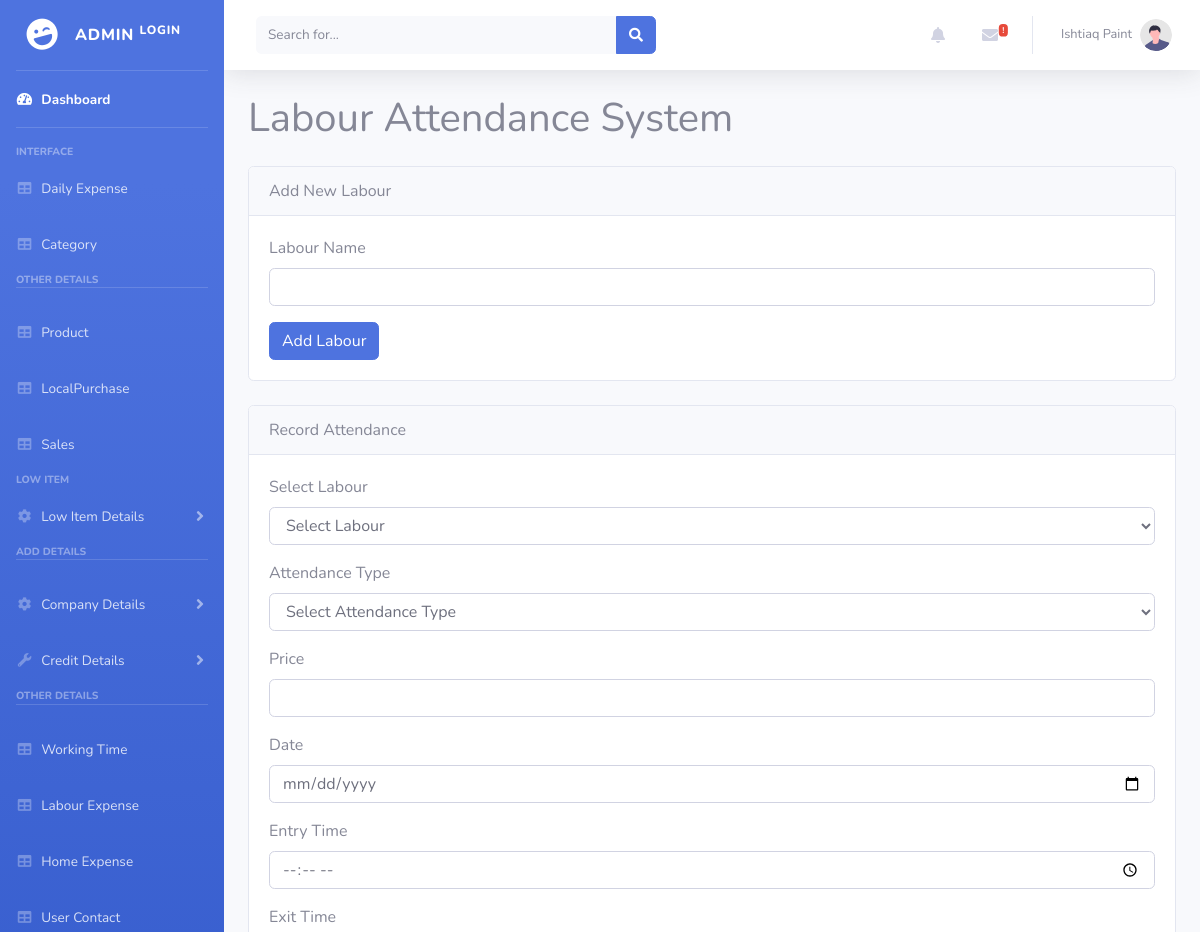
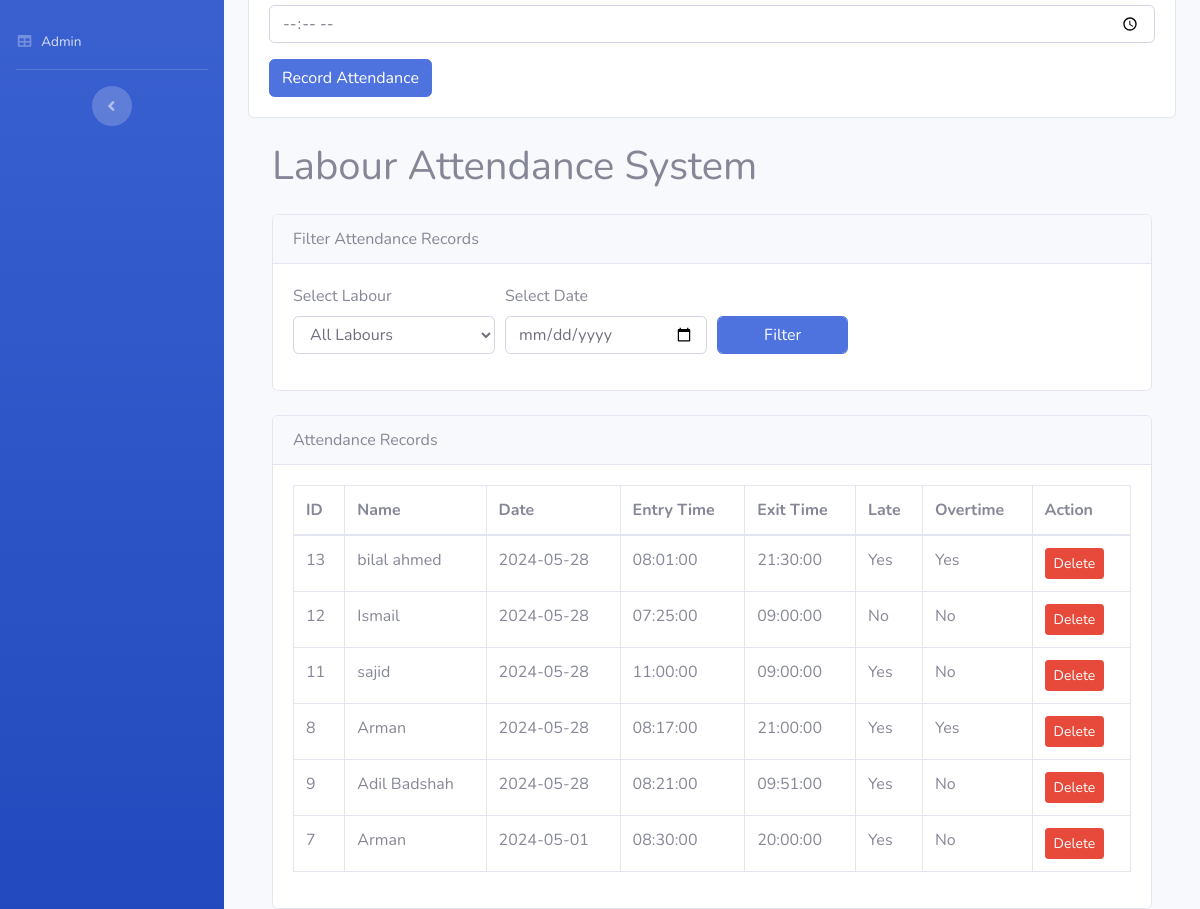
The app's page /admin/attendance.php with its own data (2 pictures, top to bottom).
### tables this page shows
CREATE TABLE `attendance` (
  `id` int(11) NOT NULL,
  `labour_id` int(11) NOT NULL,
  `date` date NOT NULL,
  `entry_time` time NOT NULL,
  `exit_time` time NOT NULL
);

CREATE TABLE `labour` (
  `id` int(11) NOT NULL,
  `name` varchar(255) NOT NULL,
  `Phone` varchar(255) NOT NULL,
  `Cnic` varchar(255) NOT NULL,
  `Address` varchar(255) NOT NULL,
  `OtherExpense` varchar(255) NOT NULL,
  `Salary` int(255) NOT NULL
);

### admin/attendance.php (the view, shortened to what this page needs)
<!DOCTYPE html>
<html lang="en">
<head>
    <link href="vendor/fontawesome-free/css/all.min.css" rel="stylesheet" type="text/css">
    <link href="css/sb-admin-2.min.css" rel="stylesheet">
    <link href="vendor/datatables/dataTables.bootstrap4.min.css" rel="stylesheet">
</head>
<body>
    <?php
    include_once("Header.php");
    include_once("DatabaseConn.php");
    $selectedDate = isset($_GET['date']) ? $_GET['date'] : '';
    function formatStatus($time, $threshold) {
        return $time > $threshold ? 'Yes' : 'No';
    }
    ?>
    <div class="container">
        <h1 class="mt-4">Labour Attendance System</h1>
        <div class="card mt-4">
            <div class="card-header">Add New Labour</div>
            <div class="card-body">
                <form action="add_labour.php" method="POST">
                    <div class="form-group">
                        <label for="labourName">Labour Name</label>
                        <input type="text" name="labourName" id="labourName" class="form-control" required>
                    </div>
                    <button type="submit" class="btn btn-primary">Add Labour</button>
                </form>
            </div>
        </div>
        <div class="card mt-4">
            <div class="card-header">Record Attendance</div>
            <div class="card-body">
                <form action="<?php echo htmlspecialchars($_SERVER["PHP_SELF"]); ?>" method="POST">
                    <div class="form-group">
                        <label for="labour">Select Labour</label>
                        <select name="labour" id="labour" class="form-control" required>
                            <option
                            <option value="">Select Labour</option>
                        </select>
                    </div>
                    <div class="form-group">
                        <label for="attendanceType">Attendance Type</label>
                        <select name="attendanceType" id="attendanceType" class="form-control" required>
                            <option value="">Select Attendance Type</option>
                        </select>
                    </div>
                    <div class="form-group">
                        <label for="price">Price</label>
                        <input type="number" name="price" id="price" class="form-control">
                    </div>
                    <div class="form-group">
                        <label for="date">Date</label>
                        <input type="date" name="date" id="date" class="form-control" required>
                    </div>
                    <div class="form-group">
                        <label for="entryTime">Entry Time</label>
                        <input type="time" name="entryTime" id="entryTime" class="form-control" >
                    </div>
                    <div class="form-group">
                        <label for="exitTime">Exit Time</label>
                        <input type="time" name="exitTime" id="exitTime" class="form-control">
                    </div>
                    <button type="submit" class="btn btn-primary">Record Attendance</button>
                </form>
            </div>
        </div>
           <div class="container">
        <h1 class="mt-4">Labour Attendance System</h1>
<div class="card mt-4">
    <div class="card-header">Filter Attendance Records</div>
    <div class="card-body">
        <form method="GET" action="<?php echo htmlspecialchars($_SERVER["PHP_SELF"]); ?>">
            <div class="form-row">
                <div class="form-group col-md-3">
                    <label for="labourFilter">Select Labour</label>
                    <select name="labour" id="labourFilter" class="form-control">
                        <option value="">All Labours</option>
                    </select>
                </div>
                <div class="form-group col-md-3">
                    <label for="dateFilter">Select Date</label>
                    <input type="date" name="date" id="dateFilter" class="form-control" value="<?php echo $selectedDate; ?>">
                </div>
                <div class="form-group col-md-2">
                    <label for="filterButton">&nbsp;</label>
                    <button type="submit" id="filterButton" class="btn btn-primary form-control">Filter</button>
                </div>
            </div>
        </form>
    </div>
</div>
        <div class="card mt-4">
            <div class="card-header">Attendance Records</div>
            <div class="card-body">
                <table class="table table-bordered">
                    <thead>
                        <tr>
                            <th>ID</th>
                            <th>Name</th>
                            <th>Date</th>
                            <th>Entry Time</th>
                            <th>Exit Time</th>
                            <th>Late</th>
                            <th>Overtime</th>
                            <th>Action</th>
                        </tr>
                    </thead>
                    <tbody>
                        <?php
$query = "SELECT a.id, l.name, a.date, a.entry_time, a.exit_time
          FROM attendance a
          JOIN labour l ON a.labour_id = l.id
          WHERE 1";
$query .= " ORDER BY a.date DESC";
$result = mysqli_query($conn, $query);
while ($row = mysqli_fetch_assoc($result)) {
    $late = formatStatus($row['entry_time'], '08:00:00');
    $overtime = formatStatus($row['exit_time'], '20:00:00');
    echo "<tr>
            <td>{$row['id']}</td>
            <td>{$row['name']}</td>
            <td>{$row['date']}</td>
            <td>{$row['entry_time']}</td>
            <td>{$row['exit_time']}</td>
            <td>{$late}</td>
            <td>{$overtime}</td>
            <td>
                <form action='delete_attendance.php' method='POST' onsubmit='return confirm(\"Are you sure you want to delete this record?\");'>
                    <input type='hidden' name='id' value='{$row['id']}'>
                    <button type='submit' class='btn btn-danger btn-sm'>Delete</button>
                </form>
            </td>
        </tr>";
}
                        ?>
                    </tbody>
                </table>
</div>
</div>
</div>
</body>
</html>

### admin/Header.php (shortened to what this page needs)
    <div id="wrapper">
        <ul class="navbar-nav bg-gradient-primary sidebar sidebar-dark accordion" id="accordionSidebar">
            <a class="sidebar-brand d-flex align-items-center justify-content-center" href="index.php">
                <div class="sidebar-brand-icon rotate-n-15">
                    <i class="fas fa-laugh-wink"></i>
                </div>
                <div class="sidebar-brand-text mx-3">Admin <sup>login</sup></div>
            </a>
            <hr class="sidebar-divider my-0">
            <li class="nav-item active">
                <a class="nav-link" href="index.php">
                    <i class="fas fa-fw fa-tachometer-alt"></i>
                    <span>Dashboard</span></a>
            </li>
            <hr class="sidebar-divider">
            <div class="sidebar-heading">
                Interface
            </div>
    <li class="nav-item">
                <a class="nav-link" href="Daily.php">
                    <i class="fas fa-fw fa-table"></i>
                    <span>Daily Expense  </span></a>
            </li>
    <li class="nav-item">
                <a class="nav-link" href="category.php">
                    <i class="fas fa-fw fa-table"></i>
                    <span>Category </span></a>
            </li>
             <div class="sidebar-heading">
        Other Details
    </div>
    <hr class="sidebar-divider">
            <li class="nav-item">
                <a class="nav-link" href="Product.php">
                    <i class="fas fa-fw fa-table"></i>
                    <span>Product</span></a>
            </li>
            <li class="nav-item">
                <a class="nav-link" href="Purchase.php">
                    <i class="fas fa-fw fa-table"></i>
                    <span>LocalPurchase</span></a>
            </li>
            <li class="nav-item">
                <a class="nav-link" href="Order.php">
                    <i class="fas fa-fw fa-table"></i>
                    <span>Sales </span></a>
            </li>
            <div class="sidebar-heading">
               Low Item
            </div>
                        <li class="nav-item">
    <a class="nav-link collapsed" href="#" data-toggle="collapse" data-target="#collapseOne"
        aria-expanded="true" aria-controls="collapseOne">
        <i class="fas fa-fw fa-cog"></i>
        <span>Low Item Details</span>
    </a>
</li>
            <div class="sidebar-heading">
                Add Details
            </div>
            <hr class="sidebar-divider">
            <li class="nav-item">
                <a class="nav-link collapsed" href="#" data-toggle="collapse" data-target="#collapseTwo"
                    aria-expanded="true" aria-controls="collapseTwo">
                    <i class="fas fa-fw fa-cog"></i>
                    <span>Company Details</span>
                </a>
            </li>
<li class="nav-item">
    <a class="nav-link collapsed" href="#" data-toggle="collapse" data-target="#collapseUtilities"
        aria-expanded="true" aria-controls="collapseUtilities">
        <i class="fas fa-fw fa-wrench"></i>
        <span>Credit Details</span>
    </a>
</li>
            <div class="sidebar-heading">
                Other Details
            </div>
            <hr class="sidebar-divider">
                             <li class="nav-item">
        <a class="nav-link" href="attendance.php">
            <i class="fas fa-fw fa-table"></i>
            <span>Working Time</span></a>
    </li>
            <li class="nav-item">
                <a class="nav-link" href="Labour.php">
                    <i class="fas fa-fw fa-table"></i>
                    <span>Labour Expense</span></a>
            </li>
            <li class="nav-item">
                <a class="nav-link" href="Expense.php">
                    <i class="fas fa-fw fa-table"></i>
                    <span>Home Expense</span></a>
            </li>
            <li class="nav-item">
        <a class="nav-link" href="Contact.php">
            <i class="fas fa-fw fa-table"></i>
            <span>User Contact </span></a>
    </li>
            <li class="nav-item">
                <a class="nav-link" href="UserShow.php">
                    <i class="fas fa-fw fa-table"></i>
                    <span>Admin </span></a>
            </li>
            <hr class="sidebar-divider d-none d-md-block">
            <div class="text-center d-none d-md-inline">
                <button class="rounded-circle border-0" id="sidebarToggle"></button>
            </div>
        </ul>
        <div id="content-wrapper" class="d-flex flex-column">
            <div id="content">
                <nav class="navbar navbar-expand navbar-light bg-white topbar mb-4 static-top shadow">
                    <form action="search.php" method="GET" class="d-none d-sm-inline-block form-inline mr-auto ml-md-3 my-2 my-md-0 mw-100 navbar-search">
    <div class="input-group">
        <input type="text" name="search_query" class="form-control bg-light border-0 small" placeholder="Search for..." aria-label="Search" aria-describedby="basic-addon2">
        <div class="input-group-append">
            <button class="btn btn-primary" type="submit">
                <i class="fas fa-search fa-sm"></i>
            </button>
        </div>
    </div>
</form>
                    <ul class="navbar-nav ml-auto">
<li class="nav-item dropdown no-arrow mx-1">
    <a class="nav-link dropdown-toggle" href="index.php" id="alertsDropdown" role="button"
        data-toggle="dropdown" aria-haspopup="true" aria-expanded="false">
        <i class="fas fa-bell fa-fw"></i>
    </a>
</li>
                        <li class="nav-item dropdown no-arrow mx-1">
                            <a class="nav-link dropdown-toggle" href="#" id="messagesDropdown" role="button"
                                data-toggle="dropdown" aria-haspopup="true" aria-expanded="false">
                                <i class="fas fa-envelope fa-fw"></i>
                                <span class="badge badge-danger badge-counter">!</span>
                            </a>
                        </li>
                        <li class="nav-item dropdown no-arrow">
                            <a class="nav-link dropdown-toggle" href="#" id="userDropdown" role="button"
                                data-toggle="dropdown" aria-haspopup="true" aria-expanded="false">
                                <span class="mr-2 d-none d-lg-inline text-gray-600 small">Ishtiaq Paint</span>
                                <img class="img-profile rounded-circle"
                                    src="img/undraw_profile.svg">
                            </a>
                        </li>
                    </ul>
                </nav>

### records on screen
attendance: id "13", labour.name "bilal ahmed", date "2024-05-28", entry_time "08:01:00", exit_time "21:30:00", entry_time "Yes", exit_time "Yes"
attendance: id "12", labour.name "Ismail", date "2024-05-28", entry_time "07:25:00", exit_time "09:00:00", entry_time "No", exit_time "No"
attendance: id "11", labour.name "sajid", date "2024-05-28", entry_time "11:00:00", exit_time "09:00:00", entry_time "Yes", exit_time "No"
attendance: id "8", labour.name "Arman", date "2024-05-28", entry_time "08:17:00", exit_time "21:00:00", entry_time "Yes", exit_time "Yes"
attendance: id "9", labour.name "Adil Badshah", date "2024-05-28", entry_time "08:21:00", exit_time "09:51:00", entry_time "Yes", exit_time "No"
attendance: id "7", labour.name "Arman", date "2024-05-01", entry_time "08:30:00", exit_time "20:00:00", entry_time "Yes", exit_time "No"
